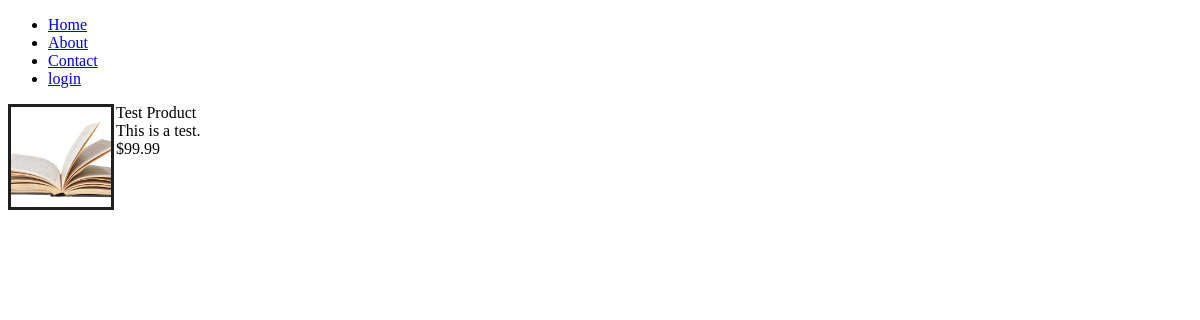
Page /product/1 on the committed database.
### tables this page shows
CREATE TABLE "Products" (
	"ID"	INTEGER UNIQUE,
	"Title"	TEXT,
	"Description"	TEXT,
	"Price"	INTEGER,
	"Image"	INTEGER,
	PRIMARY KEY("ID" AUTOINCREMENT)
);

### main.py (the view)
@app.route("/product/<id>")
def product(id):
    with db.connect("database.db") as database:
        cur = database.cursor()
        product = cur.execute("SELECT * FROM Products WHERE ID = ?", (id,)).fetchone()
        productImage = cur.execute("SELECT location FROM Images WHERE ImageID = ?", (str(product[4]))).fetchone()
    try:
        prod = Product(product[1], product[3], product[2], product[0], productImage[0])
        print(product)
        return render_template("product.html", product=prod)
    except TypeError:
        return redirect("/error?err=ProductNotExist")

### templates/product.html
{% extends 'index.html' %}
{% block content %}
<div class="card">
    <div class="card-thumbnail">
        <img src={{ url_for("static", filename=product.imageLocation  )}} alt={{ product.name }} width="auto" height="100">
    </div>
    <div class="card-content">
        {{ product.name }}
        <br>
        {{ product.description }}
        <br>
        {{ product.price }}
    </div>
</div>
{% endblock %}

### static/index.css (style rules this page uses)
.card { display: flex; margin-top: 3px; margin-bottom: 3px; }
.card-thumbnail { border: 3px solid #1f1f1f; width: 100px; height: 100px; margin-right: 2px; border-radius: inherit; }
.card-content { background-color: white; }

### rows in the picture
Products: name "Test Product", description "This is a test.", price "$99.99"
